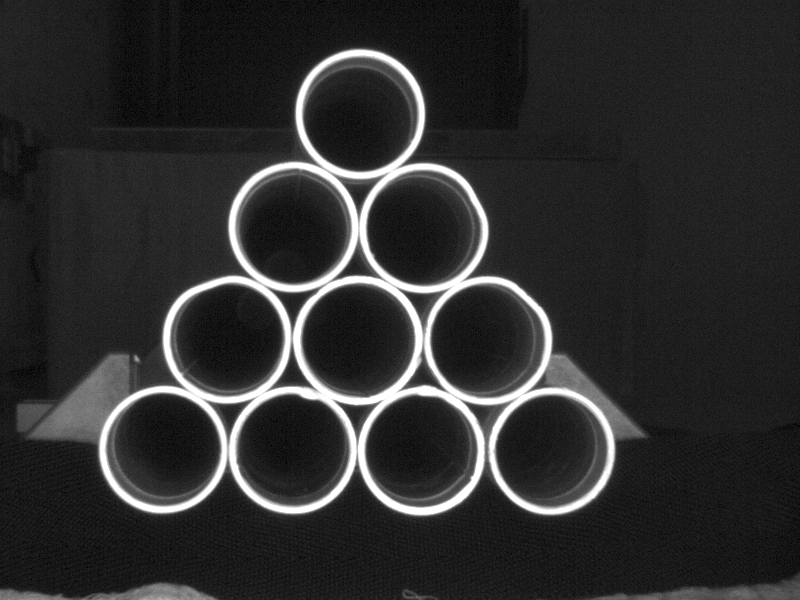
//> input picture data/image/240105_2.bmp, 800 x 600 px
$ ./HoughCircles   (built with g++ and OpenCV 4)
//> lines starting //> are read from the running program, lines starting //| are printed output that depends on the picture; after the words box and inside, x2 and y2 are one past the last pixel; in counts of white or black regions, pixels touching at a corner belong together
#include <opencv2/opencv.hpp>
#include <iostream>
#include <math.h>

using namespace cv;
using namespace std;

Mat src, dst, output;
vector<Vec3f> circles;
// 1, 60, 70, 50, 60, 80
// DefaultMinDist = gray.rows / 8
const int DefaultMinDist = 60, DefaultParam1 = 60, DefaultParam2 = 24, DefaultMinRadius = 48,
          DefaultRadmaxius = 61, MaxValue = 255;
int minDist, param1, param2, minRadius, Radmaxius, thresholdVal;

void minDistCall(int, void *);
void param1Call(int, void *);
void param2Call(int, void *);
void minRadiusCall(int, void *);
void RadmaxiusCall(int, void *);
void thresholdCall(int, void *);

void calibration(const Mat &input);
void calcCircles(const Mat &input, vector<Vec3f> &circles);
void drawCircle(Mat &input, const vector<Vec3f> &circles);

int main(int argc, char **argv)
{
    // pre-process
    src = imread("..\\data\\image\\240105_2.bmp");
//> src is the input picture: 600 rows x 800 cols, CV_8UC3; min 0, max 255, mean 46.7
    // -------------------------------------------------------------------------
    // -------------                 threshold                  ----------------
    // -------------------------------------------------------------------------
    namedWindow("binary", WINDOW_AUTOSIZE);
    createTrackbar("threshold", "binary", nullptr, MaxValue, thresholdCall);
    setTrackbarPos("threshold", "binary", 220);

    while (1)
    {
        calibration(src);
        medianBlur(dst, dst, 3);
        cvtColor(dst, dst, COLOR_BGR2GRAY);
//> dst: 600 rows x 800 cols, CV_8UC1
        threshold(dst, dst, thresholdVal, 255, THRESH_BINARY);
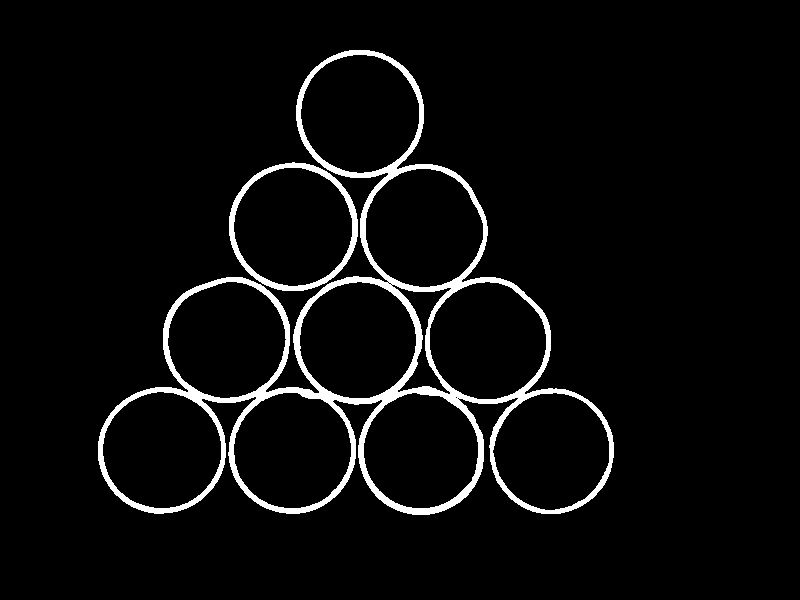
//> dst: 600 rows x 800 cols, CV_8UC1; 4.5% white; 2 white regions, box (x1, y1, x2, y2) and area: (98, 50, 614, 515) 19229, (229, 162, 358, 291) 2166
        imshow("binary", dst);
        waitKey(10);
        int key = waitKey(1);
//> the 'q' key is pressed
        if (key == 'q' || key == 27)
        {
            break;
        }
    }
    destroyAllWindows();

    // -------------------------------------------------------------------------
    // -------------                   Hough                    ----------------
    // -------------------------------------------------------------------------
    namedWindow("output", WINDOW_AUTOSIZE);
    createTrackbar("minDist", "output", nullptr, MaxValue, minDistCall);
    setTrackbarPos("minDist", "output", DefaultMinDist);
    createTrackbar("param1", "output", nullptr, MaxValue, param1Call);
    setTrackbarPos("param1", "output", DefaultParam1);
    createTrackbar("param2", "output", nullptr, MaxValue, param2Call);
    setTrackbarPos("param2", "output", DefaultParam2);
    createTrackbar("minRadius", "output", nullptr, MaxValue, minRadiusCall);
    setTrackbarPos("minRadius", "output", DefaultMinRadius);
    createTrackbar("Radmaxius", "output", nullptr, MaxValue, RadmaxiusCall);
    setTrackbarPos("Radmaxius", "output", DefaultRadmaxius);

    while (1)
    {
        // process
        calcCircles(dst, circles);
        cvtColor(dst, output, COLOR_GRAY2BGR);
        drawCircle(output, circles);
        imshow("output", output);

        waitKey(10);
        int key = waitKey(1);
        if (key == 'q' || key == 27)
        {
            break;
        }
    }
    imshow("output", output);
    waitKey(0);
    return 0;
}

//-- call back
void minDistCall(int, void *)
{
    minDist = getTrackbarPos("minDist", "output");
}
void param1Call(int, void *)
{
    param1 = getTrackbarPos("param1", "output");
}
void param2Call(int, void *)
{
    param2 = getTrackbarPos("param2", "output");
}
void minRadiusCall(int, void *)
{
    minRadius = getTrackbarPos("minRadius", "output");
}
void RadmaxiusCall(int, void *)
{
    Radmaxius = getTrackbarPos("Radmaxius", "output");
}
void thresholdCall(int, void *)
{
    thresholdVal = getTrackbarPos("threshold", "binary");
}
//-- VOID
void calibration(const Mat &input)
{
    FileStorage fs("..\\data\\calibration.xml", FileStorage::READ);

    Mat cameraMatrix, distCoeffs;
    fs["cameraMatrix"] >> cameraMatrix;
    fs["distCoeffs"] >> distCoeffs;

    undistort(input, dst, cameraMatrix, distCoeffs);
    fs.release();
}
void calcCircles(const Mat &input, vector<Vec3f> &circles)
{
    Mat contours;
    Mat temp = input.clone();
    Mat kernel = getStructuringElement(MORPH_RECT, Size(3, 3), Point(-1, -1));

    // [4 lines of commented-out code are left out]

    Canny(temp, contours, 50, 150);
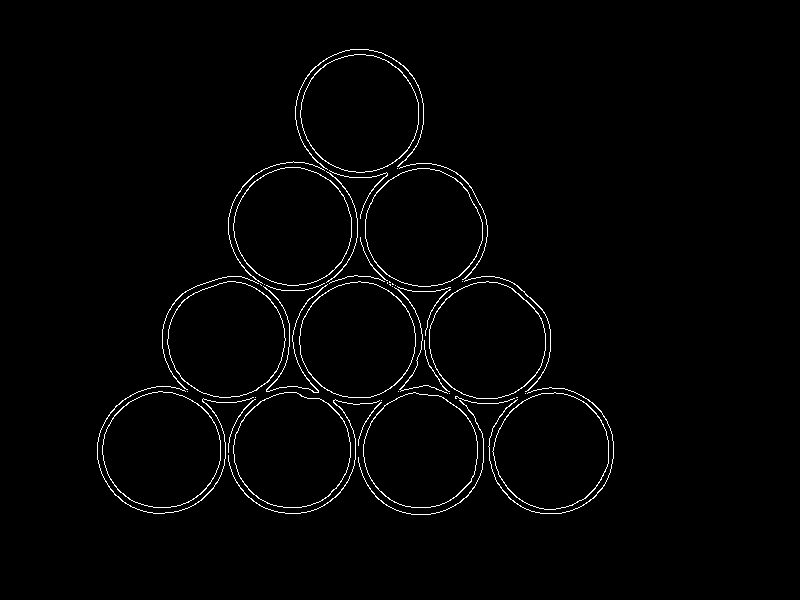
//> contours: 600 rows x 800 cols, CV_8UC1; 1.6% white in thin lines or dots, all inside (x1, y1, x2, y2) = (97, 49, 614, 515)
    HoughCircles(contours, circles, HOUGH_GRADIENT, 1, minDist, param1, param2, minRadius, Radmaxius);
//> circles = 10 circles (x, y, radius): [361.5, 110.5, 60.4], [163.5, 447.5, 60.4], [421.5, 450.5, 57.1], [548.5, 449.5, 60.4], [356.5, 340.5, 58.2], [293.5, 453.5, 60.4], [486.5, 341.5, 58.2], [226.5, 337.5, 58.2], [422.5, 227.5, 59.3], [289.5, 225.5, 60.4]
//> in main, `calcCircles(dst, circles);`: circles = 10 items: [361.5, 110.5, 60.4], [163.5, 447.5, 60.4], [421.5, 450.5, 57.1], [548.5, 449.5, 60.4], [356.5, 340.5, 58.2], [293.5, 453.5, 60.4], [486.5, 341.5, 58.2], [226.5, 337.5, 58.2], [422.5, 227.5, 59.3], [289.5, 225.5, 60.4]
}
void drawCircle(Mat &input, const vector<Vec3f> &circles)
{
    for (int i = 0; i < circles.size(); i++)
    {
        Point center(cvRound(circles[i][0]), cvRound(circles[i][1]));
        int radius = cvRound(circles[i][2]);
        circle(input, center, radius, Scalar(0, 0, 255), 3, 8, 0);
    }
//> this loop made 10 passes
//> (center, radius) on passes 1 to 10: (Point(362, 110), 60), (Point(164, 448), 60), (Point(422, 450), 57), (Point(548, 450), 60), (Point(356, 340), 58), (Point(294, 454), 60), (Point(486, 342), 58), (Point(226, 338), 58), (Point(422, 228), 59), (Point(290, 226), 60)
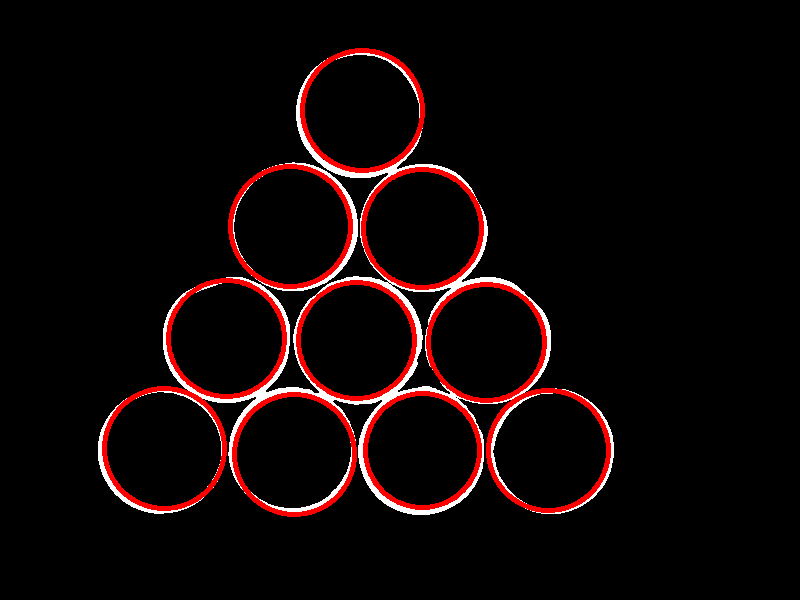
//> input: 600 rows x 800 cols, CV_8UC3; mean B, G, R 6.2, 6.2, 16
//> the 'q' key is pressed
}

$ run again, with data/image/240105_1.bmp copied over data/image/240105_2.bmp
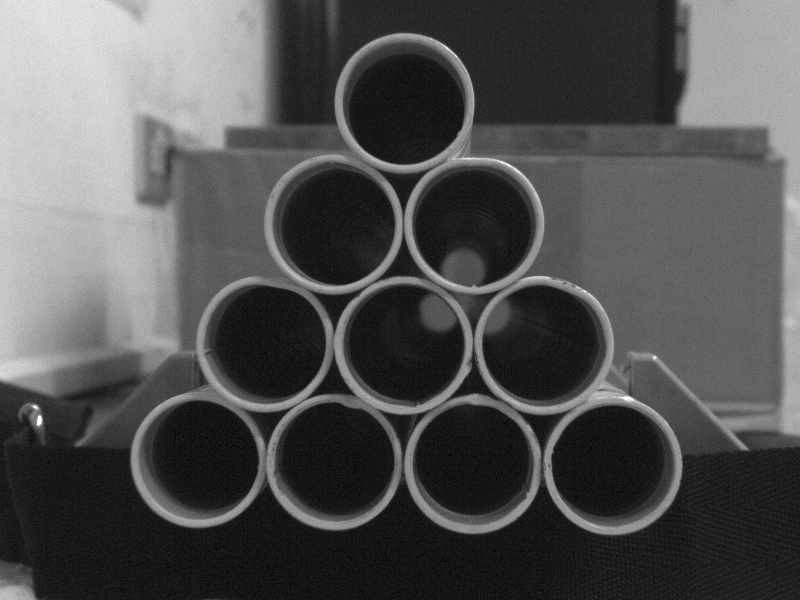
//> input picture data/image/240105_1.bmp, 800 x 600 px
//> src is the input picture: 600 rows x 800 cols, CV_8UC3; min 0, max 255, mean 81.8
//> `threshold(dst, dst, thresholdVal, 255, THRESH_BINARY);`:
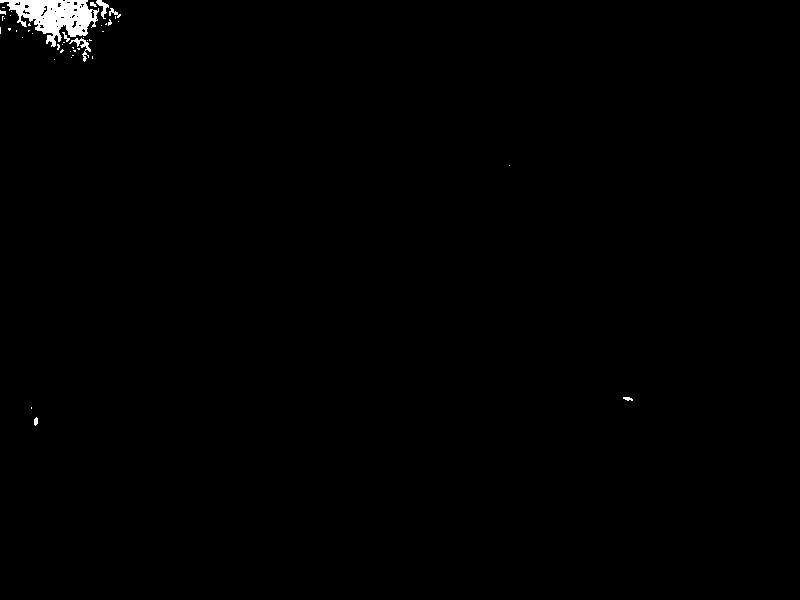
//> dst: 600 rows x 800 cols, CV_8UC1; 0.59% white; 44 white regions (35 under 20 px), largest, box (x1, y1, x2, y2) and area: (0, 0, 99, 47) 2298, (69, 38, 91, 62) 135, (96, 0, 109, 19) 95
//> in calcCircles, `Canny(temp, contours, 50, 150);`:
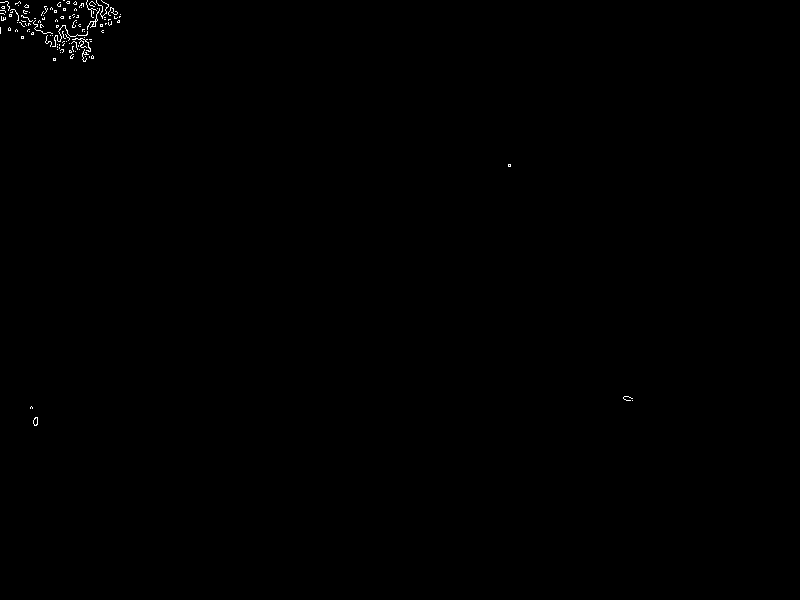
//> contours: 600 rows x 800 cols, CV_8UC1; 0.2% white in thin lines or dots, all inside (x1, y1, x2, y2) = (0, 0, 633, 426)

$ run again, with data/image/240105_3.bmp copied over data/image/240105_2.bmp
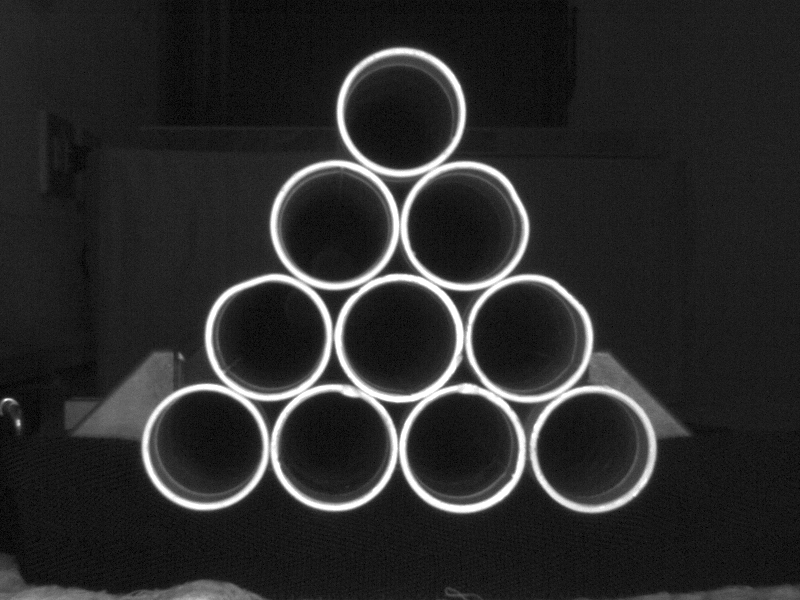
//> input picture data/image/240105_3.bmp, 800 x 600 px
//> src is the input picture: 600 rows x 800 cols, CV_8UC3; min 0, max 255, mean 42.7
//> `threshold(dst, dst, thresholdVal, 255, THRESH_BINARY);`:
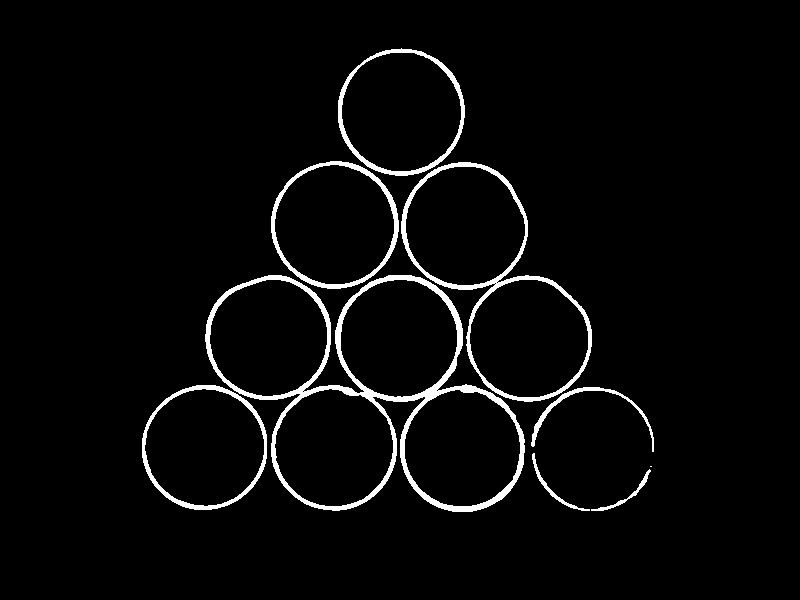
//> dst: 600 rows x 800 cols, CV_8UC1; 3.5% white; 9 white regions (1 under 20 px), largest, box (x1, y1, x2, y2) and area: (205, 275, 525, 512) 7536, (401, 162, 592, 402) 3218, (271, 161, 399, 289) 1735
//> contours: 600 rows x 800 cols, CV_8UC1; 1.6% white in thin lines or dots, all inside (x1, y1, x2, y2) = (141, 48, 654, 512)
//> in calcCircles, `HoughCircles(contours, circles, HOUGH_GRADIENT, 1, minDist, param1, pa..`: circles = 10 circles (x, y, radius): [398.5, 336.5, 58.2], [332.5, 224.5, 59.3], [204.5, 444.5, 59.3], [464.5, 224.5, 59.3], [459.5, 451.5, 60.4], [528.5, 337.5, 58.2], [265.5, 337.5, 60.4], [334.5, 449.5, 59.3], [400.5, 110.5, 58.2], [591.5, 444.5, 60.4]
//> `calcCircles(dst, circles);`: circles = 10 items: [398.5, 336.5, 58.2], [332.5, 224.5, 59.3], [204.5, 444.5, 59.3], [464.5, 224.5, 59.3], [459.5, 451.5, 60.4], [528.5, 337.5, 58.2], [265.5, 337.5, 60.4], [334.5, 449.5, 59.3], [400.5, 110.5, 58.2], [591.5, 444.5, 60.4]
//> the loop in drawCircle, `for (int i = 0; i < circles.size(); i++)` made 10 passes
//> (center, radius) on passes 1 to 8: (Point(398, 336), 58), (Point(332, 224), 59), (Point(204, 444), 59), (Point(464, 224), 59), (Point(460, 452), 60), (Point(528, 338), 58), (Point(266, 338), 60), (Point(334, 450), 59)
//> after the loop in drawCircle, `for (int i = 0; i < circles.size(); i++)`:
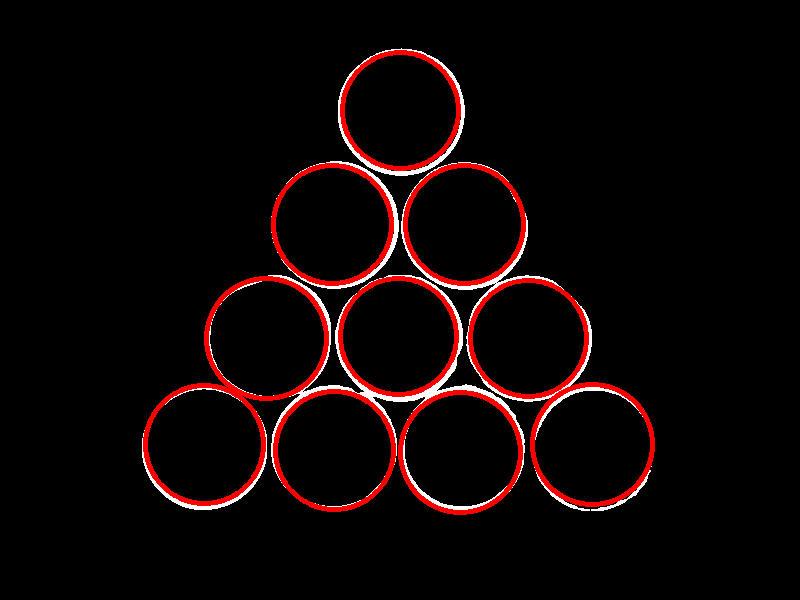
//> input: 600 rows x 800 cols, CV_8UC3; mean B, G, R 4.8, 4.8, 14.6

$ run again, with data/image/325.bmp copied over data/image/240105_2.bmp
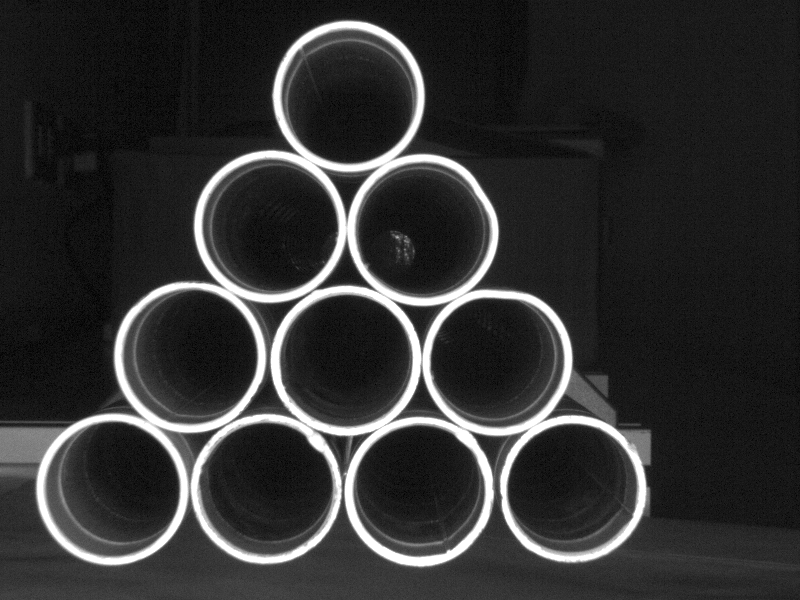
//> input picture data/image/325.bmp, 800 x 600 px
//> src is the input picture: 600 rows x 800 cols, CV_8UC3; min 0, max 255, mean 49.5
//> `threshold(dst, dst, thresholdVal, 255, THRESH_BINARY);`:
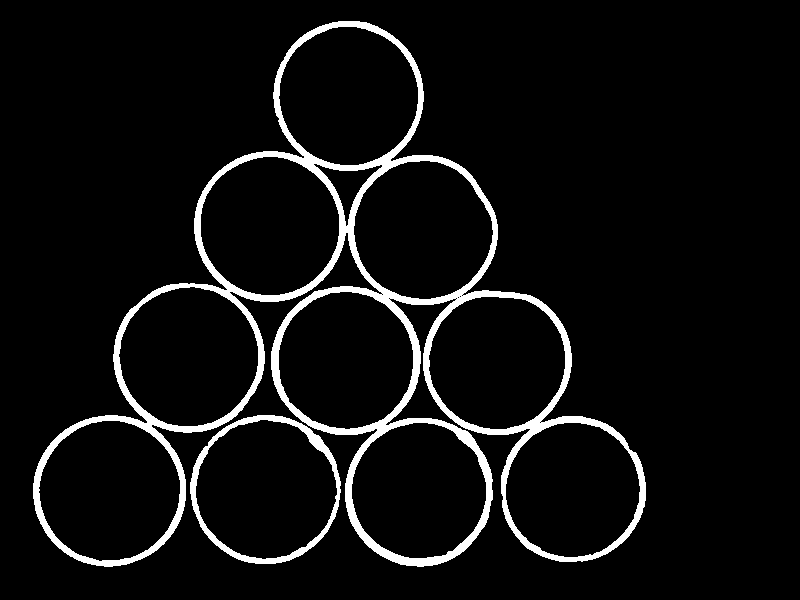
//> dst: 600 rows x 800 cols, CV_8UC1; 6% white; 2 white regions, box (x1, y1, x2, y2) and area: (33, 21, 646, 567) 26278, (190, 415, 341, 564) 2584
//> contours: 600 rows x 800 cols, CV_8UC1; 1.9% white in thin lines or dots, all inside (x1, y1, x2, y2) = (32, 20, 646, 567)
//> in calcCircles, `HoughCircles(contours, circles, HOUGH_GRADIENT, 1, minDist, param1, pa..`: circles = 1 circle (x, y, radius): [559.5, 502.5, 57.1]
//> `calcCircles(dst, circles);`: circles = 1 item: [559.5, 502.5, 57.1]
//> the loop in drawCircle, `for (int i = 0; i < circles.size(); i++)` made 1 pass
//> (center, radius) on pass 1: (Point(560, 502), 57)
//> after the loop in drawCircle, `for (int i = 0; i < circles.size(); i++)`:
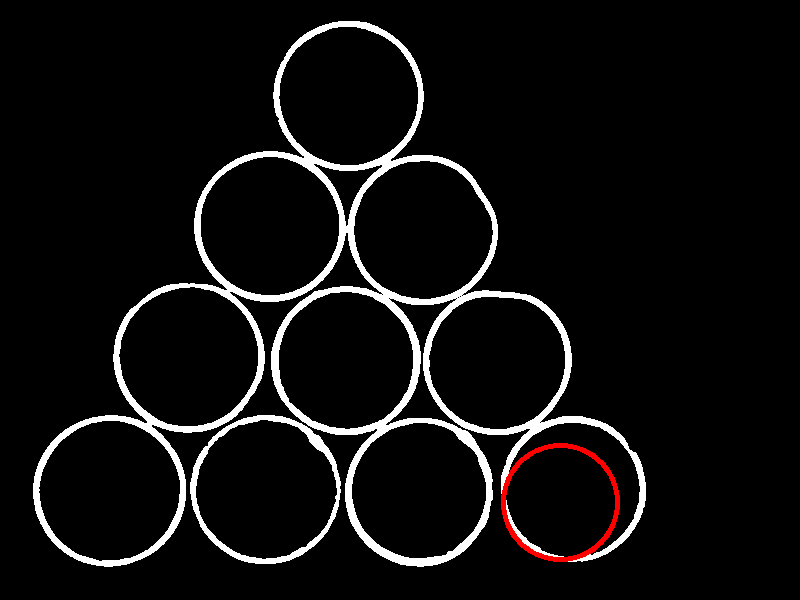
//> input: 600 rows x 800 cols, CV_8UC3; mean B, G, R 15.1, 15.1, 16.1
